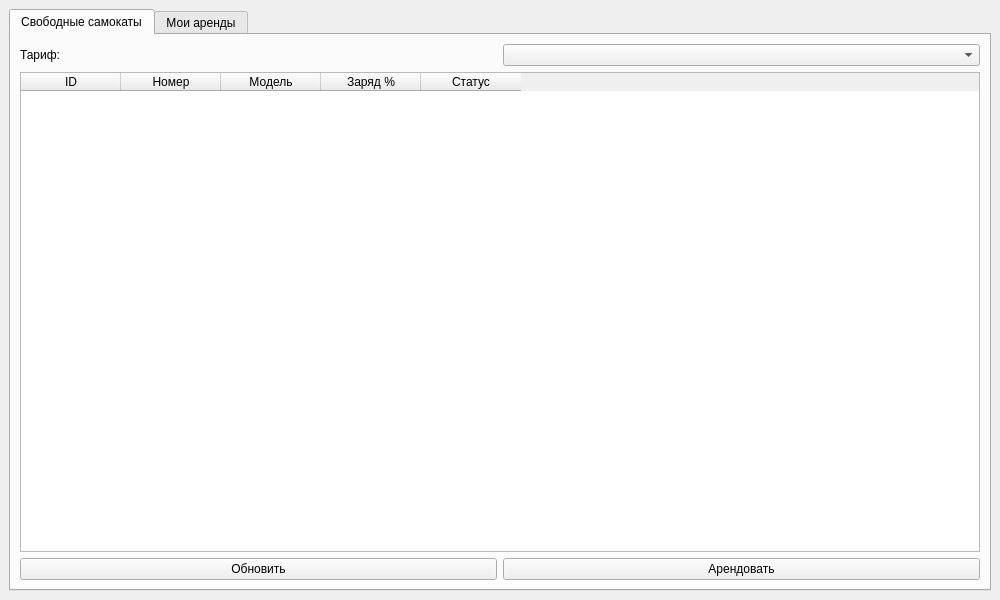
<?xml version="1.0" encoding="UTF-8"?>
<ui version="4.0">
 <class>UserWindow</class>
 <widget class="QMainWindow" name="UserWindow">
  <property name="geometry"><rect><x>0</x><y>0</y><width>1000</width><height>600</height></rect></property>
  <property name="windowTitle"><string>Аренда — пользователь</string></property>
  <widget class="QWidget" name="centralwidget">
   <layout class="QVBoxLayout" name="mainLayout">
    <item>
     <widget class="QTabWidget" name="tabs">
      <widget class="QWidget" name="freeTab">
       <attribute name="title"><string>Свободные самокаты</string></attribute>
       <layout class="QVBoxLayout" name="freeLayout">
        <item>
         <layout class="QHBoxLayout" name="tariffLayout">
          <item><widget class="QLabel" name="tariffLabel"><property name="text"><string>Тариф:</string></property></widget></item>
          <item><widget class="QComboBox" name="tariffCombo"/></item>
         </layout>
        </item>
        <item><widget class="QTableWidget" name="freeTable"><property name="columnCount"><number>5</number></property><column><property name="text"><string>ID</string></property></column><column><property name="text"><string>Номер</string></property></column><column><property name="text"><string>Модель</string></property></column><column><property name="text"><string>Заряд %</string></property></column><column><property name="text"><string>Статус</string></property></column></widget></item>
        <item>
         <layout class="QHBoxLayout" name="freeButtonsLayout">
          <item><widget class="QPushButton" name="refreshFreeButton"><property name="text"><string>Обновить</string></property></widget></item>
          <item><widget class="QPushButton" name="rentButton"><property name="text"><string>Арендовать</string></property></widget></item>
         </layout>
        </item>
       </layout>
      </widget>
      <widget class="QWidget" name="historyTab">
       <attribute name="title"><string>Мои аренды</string></attribute>
       <layout class="QVBoxLayout" name="historyLayout">
        <item><widget class="QTableWidget" name="historyTable"><property name="columnCount"><number>9</number></property><column><property name="text"><string>ID</string></property></column><column><property name="text"><string>Пользователь</string></property></column><column><property name="text"><string>Номер</string></property></column><column><property name="text"><string>Модель</string></property></column><column><property name="text"><string>Тариф</string></property></column><column><property name="text"><string>Начало</string></property></column><column><property name="text"><string>Конец</string></property></column><column><property name="text"><string>Статус</string></property></column><column><property name="text"><string>Сумма</string></property></column></widget></item>
        <item>
         <layout class="QHBoxLayout" name="historyButtonsLayout">
          <item><widget class="QPushButton" name="refreshHistoryButton"><property name="text"><string>Обновить</string></property></widget></item>
          <item><widget class="QPushButton" name="finishButton"><property name="text"><string>Завершить</string></property></widget></item>
         </layout>
        </item>
       </layout>
      </widget>
     </widget>
    </item>
   </layout>
  </widget>
 </widget>
 <resources/>
 <connections/>
</ui>
